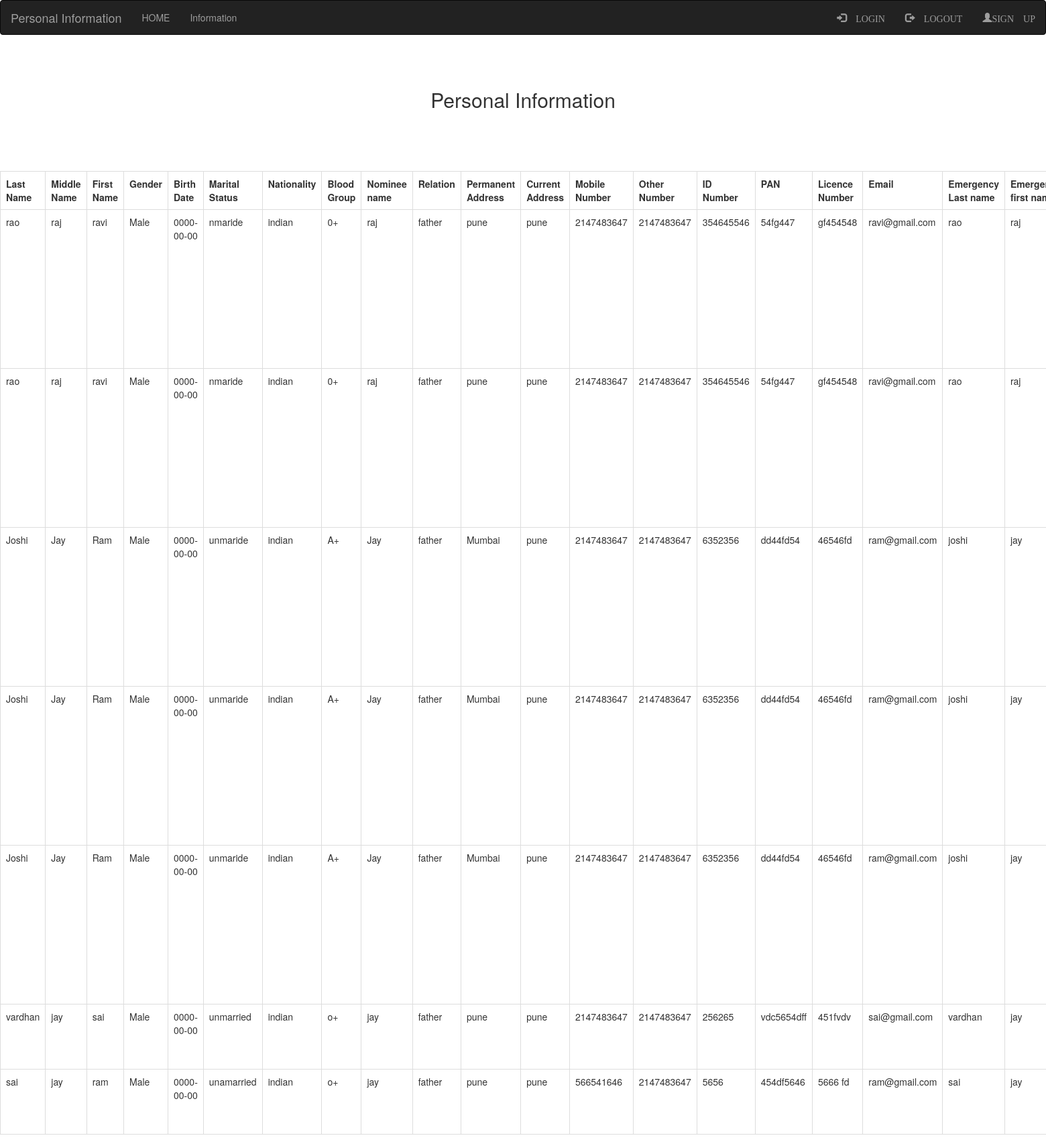
The app's page /admin.php with its own data.
### tables this page shows
CREATE TABLE `details` (
  `lastname` varchar(200) NOT NULL,
  `middlename` varchar(200) NOT NULL,
  `firstname` varchar(200) NOT NULL,
  `gender` varchar(100) NOT NULL,
  `birthdate` date NOT NULL,
  `maritalstatus` varchar(200) NOT NULL,
  `nationality` varchar(100) NOT NULL,
  `bloodgroup` varchar(10) NOT NULL,
  `noname` varchar(100) NOT NULL,
  `relation` varchar(100) NOT NULL,
  `peraddress` varchar(200) NOT NULL,
  `curaddress` varchar(200) NOT NULL,
  `monumber` int(10) NOT NULL,
  `othernumber` int(10) NOT NULL,
  `idnumber` varchar(10) NOT NULL,
  `pan` varchar(10) NOT NULL,
  `licnumber` varchar(10) NOT NULL,
  `email` varchar(220) NOT NULL,
  `emerlastname` varchar(200) NOT NULL,
  `emerfirstname` varchar(200) NOT NULL,
  `emeraddress` varchar(200) NOT NULL,
  `emerphnumber` int(10) NOT NULL,
  `emermonumber` int(10) NOT NULL,
  `nomname` varchar(100) NOT NULL,
  `scname` varchar(200) NOT NULL,
  `yeara` varchar(20) NOT NULL,
  `instiname` varchar(500) NOT NULL,
  `yearat` varchar(20) NOT NULL,
  `instituname` varchar(500) NOT NULL,
  `subname` varchar(200) NOT NULL,
  `yearatt` varchar(20) NOT NULL,
  `institutename` varchar(500) NOT NULL,
  `subdname` varchar(200) NOT NULL,
  `yearatten` varchar(20) NOT NULL,
  `school` varchar(200) NOT NULL,
  `ug` varchar(200) NOT NULL,
  `pg` varchar(100) NOT NULL,
  `certi` varchar(500) NOT NULL,
  `diploma` varchar(200) NOT NULL,
  `others` varchar(100) NOT NULL,
  `empname` varchar(200) NOT NULL,
  `datebirth` date NOT NULL,
  `nickname` varchar(100) NOT NULL,
  `famback` varchar(500) NOT NULL,
  `perinterest` varchar(500) NOT NULL,
  `goals` varchar(500) NOT NULL,
  `intro` varchar(500) NOT NULL
);

### admin.php (the view, shortened to what this page needs)
<?php
require 'db_conn.php';
?>
<!DOCTYPE html>
<html>
<head>
  <link rel="stylesheet" type="text/css" href="style.css">
    <link rel="stylesheet" href="https://maxcdn.bootstrapcdn.com/bootstrap/3.3.7/css/bootstrap.min.css">
</head>
<body>
    <nav class="navbar navbar-inverse">
      <div class="container-fluid">
          <div class="navbar-header">
            <a class="navbar-brand active">Personal Information</a>
          </div>
          <ul class="nav navbar-nav">
            <li><a href="index.php">HOME</a></li>
            <li><a href="admin.php">Information</a></li>
          </ul>
          <ul class="nav navbar-nav navbar-right">
            <li><a href=""><span class="glyphicon glyphicon-log-in"> LOGIN</span></a></li>
            <li><a href=""><span class="glyphicon glyphicon-log-out"> LOGOUT</span></a></li>
            <li><a href=""><span class="glyphicon glyphicon-user">SIGN UP</span></a></li>
          </ul>
      </div>
    </nav>
    <br><br>
    <h2 style="text-align: center;">Personal Information</h2><br><br><br><br>
    <?php
        $res=mysqli_query($conn,"SELECT * FROM details");
        echo "<table class='table table-bordered table-hover'>";
        echo "<tr style='background-color: white;'>";
            echo "<th>"; echo "Last Name"; echo "</th>";
            echo "<th>"; echo "Middle Name"; echo "</th>";
            echo "<th>"; echo "First Name"; echo "</th>";
            echo "<th>"; echo "Gender"; echo "</th>";
            echo "<th>"; echo "Birth Date"; echo "</th>";
            echo "<th>"; echo "Marital Status"; echo "</th>";
            echo "<th>"; echo "Nationality"; echo "</th>";
            echo "<th>"; echo "Blood Group"; echo "</th>";
            echo "<th>"; echo "Nominee name"; echo "</th>";
            echo "<th>"; echo "Relation"; echo "</th>";
            echo "<th>"; echo "Permanent Address"; echo "</th>";
            echo "<th>"; echo "Current Address"; echo "</th>";
            echo "<th>"; echo "Mobile Number"; echo "</th>";
            echo "<th>"; echo "Other Number"; echo "</th>";
            echo "<th>"; echo "ID Number"; echo "</th>";
            echo "<th>"; echo "PAN"; echo "</th>";
            echo "<th>"; echo "Licence Number"; echo "</th>";
            echo "<th>"; echo "Email"; echo "</th>";
            echo "<th>"; echo "Emergency Last name"; echo "</th>";
            echo "<th>"; echo "Emergency first name"; echo "</th>";
        echo "</tr>";
        while($row=mysqli_fetch_assoc($res))
        {
            echo "<tr>";
            echo "<td>"; echo $row['lastname']; echo "</td>";
            echo "<td>"; echo $row['middlename']; echo "</td>";
            echo "<td>"; echo $row['firstname']; echo "</td>";
            echo "<td>"; echo $row['gender']; echo "</td>";
            echo "<td>"; echo $row['birthdate']; echo "</td>";
            echo "<td>"; echo $row['maritalstatus']; echo "</td>";
            echo "<td>"; echo $row['nationality']; echo "</td>";
            echo "<td>"; echo $row['bloodgroup']; echo "</td>";
            echo "<td>"; echo $row['noname']; echo "</td>";
            echo "<td>"; echo $row['relation']; echo "</td>";
            echo "<td>"; echo $row['peraddress']; echo "</td>";
            echo "<td>"; echo $row['curaddress']; echo "</td>";
            echo "<td>"; echo $row['monumber']; echo "</td>";
            echo "<td>"; echo $row['othernumber']; echo "</td>";
            echo "<td>"; echo $row['idnumber']; echo "</td>";
            echo "<td>"; echo $row['pan']; echo "</td>";
            echo "<td>"; echo $row['licnumber']; echo "</td>";
            echo "<td>"; echo $row['email']; echo "</td>";
            echo "<td>"; echo $row['emerlastname']; echo "</td>";
            echo "<td>"; echo $row['emerfirstname']; echo "</td>";
            echo "</tr>";
        }
        echo "</table>";
    ?>
</body>
</html>

### records on screen
details: lastname "rao", middlename "raj", firstname "ravi", gender "Male", birthdate "0000-00-00", maritalstatus "nmaride", nationality "indian", bloodgroup "0+", noname "raj", relation "father", peraddress "pune", curaddress "pune", monumber "2147483647", othernumber "2147483647", idnumber "354645546", pan "54fg447", licnumber "gf454548", email "ravi@gmail.com", emerlastname "rao", emerfirstname "raj"
details: lastname "rao", middlename "raj", firstname "ravi", gender "Male", birthdate "0000-00-00", maritalstatus "nmaride", nationality "indian", bloodgroup "0+", noname "raj", relation "father", peraddress "pune", curaddress "pune", monumber "2147483647", othernumber "2147483647", idnumber "354645546", pan "54fg447", licnumber "gf454548", email "ravi@gmail.com", emerlastname "rao", emerfirstname "raj"
details: lastname "Joshi", middlename "Jay", firstname "Ram", gender "Male", birthdate "0000-00-00", maritalstatus "unmaride", nationality "indian", bloodgroup "A+", noname "Jay", relation "father", peraddress "Mumbai", curaddress "pune", monumber "2147483647", othernumber "2147483647", idnumber "6352356", pan "dd44fd54", licnumber "46546fd", email "ram@gmail.com", emerlastname "joshi", emerfirstname "jay"
details: lastname "Joshi", middlename "Jay", firstname "Ram", gender "Male", birthdate "0000-00-00", maritalstatus "unmaride", nationality "indian", bloodgroup "A+", noname "Jay", relation "father", peraddress "Mumbai", curaddress "pune", monumber "2147483647", othernumber "2147483647", idnumber "6352356", pan "dd44fd54", licnumber "46546fd", email "ram@gmail.com", emerlastname "joshi", emerfirstname "jay"
details: lastname "Joshi", middlename "Jay", firstname "Ram", gender "Male", birthdate "0000-00-00", maritalstatus "unmaride", nationality "indian", bloodgroup "A+", noname "Jay", relation "father", peraddress "Mumbai", curaddress "pune", monumber "2147483647", othernumber "2147483647", idnumber "6352356", pan "dd44fd54", licnumber "46546fd", email "ram@gmail.com", emerlastname "joshi", emerfirstname "jay"
details: lastname "vardhan", middlename "jay", firstname "sai", gender "Male", birthdate "0000-00-00", maritalstatus "unmarried", nationality "indian", bloodgroup "o+", noname "jay", relation "father", peraddress "pune", curaddress "pune", monumber "2147483647", othernumber "2147483647", idnumber "256265", pan "vdc5654dff", licnumber "451fvdv", email "sai@gmail.com", emerlastname "vardhan", emerfirstname "jay"
details: lastname "sai", middlename "jay", firstname "ram", gender "Male", birthdate "0000-00-00", maritalstatus "unamarried", nationality "indian", bloodgroup "o+", noname "jay", relation "father", peraddress "pune", curaddress "pune", monumber "566541646", othernumber "2147483647", idnumber "5656", pan "454df5646", licnumber "5666 fd", email "ram@gmail.com", emerlastname "sai", emerfirstname "jay"
